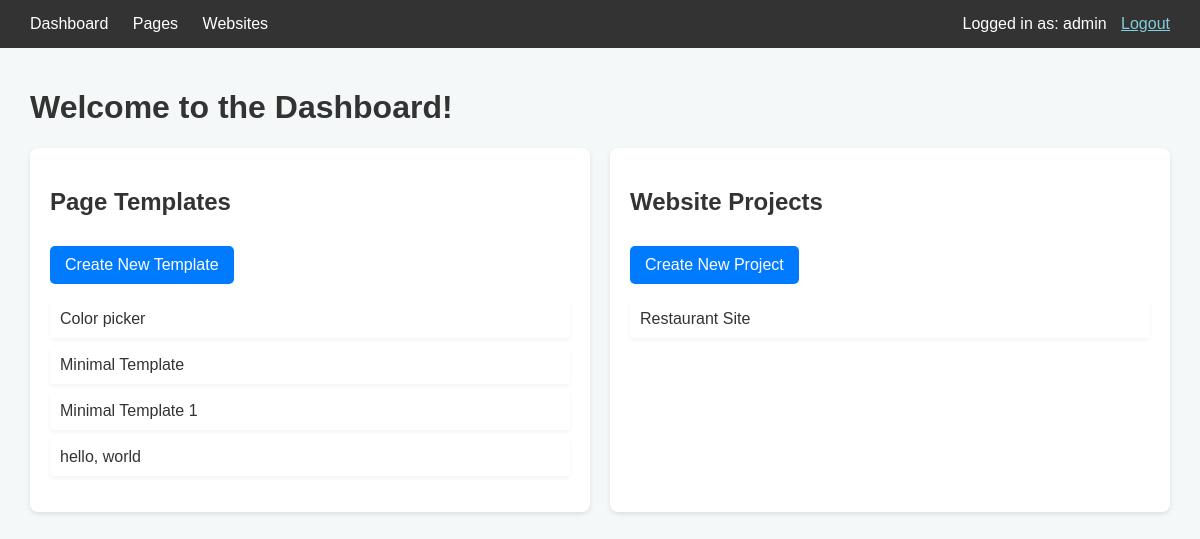
The app's page /index (signed in) with its own data.
### internal_site_generator/models.py (models this page shows, shortened)
class User(UserMixin, db.Model):
    id = db.Column(db.Integer, primary_key=True)
    username = db.Column(db.String(64), index=True, unique=True, nullable=False)
    email = db.Column(db.String(120), index=True, unique=True, nullable=False)
    password_hash = db.Column(db.String(256))

class PageTemplate(db.Model):
    id = db.Column(db.Integer, primary_key=True)
    name = db.Column(db.String(100), nullable=False, unique=True)
    description = db.Column(db.String(250))
    html_content = db.Column(db.Text, nullable=False) # Should contain ""
    created_at = db.Column(db.DateTime, default=datetime.utcnow)
    updated_at = db.Column(db.DateTime, default=datetime.utcnow, onupdate=datetime.utcnow)

class WebsiteProject(db.Model):
    id = db.Column(db.Integer, primary_key=True)
    project_name = db.Column(db.String(150), nullable=False, index=True, unique=True)
    site_title = db.Column(db.String(100), nullable=True)
    favicon_path = db.Column(db.String(255), nullable=True) # Stores stored_filename of the favicon ProjectAsset
    global_css = db.Column(db.Text, nullable=True)
    created_at = db.Column(db.DateTime, default=datetime.utcnow)
    updated_at = db.Column(db.DateTime, default=datetime.utcnow, onupdate=datetime.utcnow)
    primary_color = db.Column(db.String(7), nullable=True)   # e.g., #RRGGBB
    secondary_color = db.Column(db.String(7), nullable=True)
    accent_color = db.Column(db.String(7), nullable=True)
    pages = db.relationship('ProjectPage', backref='website_project', lazy='dynamic', cascade="all, delete-orphan")
    assets = db.relationship('ProjectAsset', backref='website_project', lazy='dynamic', cascade="all, delete-orphan")
    navbar_items = db.relationship('NavbarItem',
                                   backref='website_project',
                                   lazy='dynamic',
                                   order_by='NavbarItem.order',
                                   cascade="all, delete-orphan")

### internal_site_generator/main.py (the view)
@bp.route('/')
@bp.route('/index')
@login_required
def index():
    page_templates_sample = PageTemplate.query.order_by(PageTemplate.name).limit(5).all()
    page_templates_count = PageTemplate.query.count()
    website_projects_sample = WebsiteProject.query.order_by(WebsiteProject.project_name).limit(5).all()
    website_projects_count = WebsiteProject.query.count()
    return render_template('main/dashboard.html', title='Dashboard', current_user=current_user,
                             page_templates_sample=page_templates_sample,
                             page_templates_count=page_templates_count,
                             website_projects_sample=website_projects_sample,
                             website_projects_count=website_projects_count)

### internal_site_generator/__init__.py (called while the page is built)
def create_app(config_class=Config):
    app = Flask(__name__, instance_relative_config=True)
    app.config.from_object(config_class)
    try:
        os.makedirs(app.instance_path)
    except OSError as e:
        if e.errno != errno.EEXIST:
            raise
    db.init_app(app)
    migrate.init_app(app, db)
    login_manager.init_app(app)
    csrf.init_app(app) # <--- INITIALIZE CSRFProtect WITH THE APP
    from .models import User
    @login_manager.user_loader
    def load_user(user_id):
        return User.query.get(int(user_id))
    from .auth import bp as auth_bp
    app.register_blueprint(auth_bp, url_prefix='/auth')
    from .main import bp as main_bp
    app.register_blueprint(main_bp)
    @app.route('/test_init/')
    def test_init_page():
        return '<h1>Testing the Flask Application Factory from __init__.py!</h1>'
    return app

### internal_site_generator/templates/main/dashboard.html (shortened to what this page needs)
<!DOCTYPE html>
<html lang="en">
<head>
</head>
<body>
    <nav>
        <div class="nav-links">
            <a href="{{ url_for('main.index') }}">Dashboard</a>
            <a href="{{ url_for('main.list_templates') }}">Pages</a>
            <a href="{{ url_for('main.list_projects') }}">Websites</a>
        </div>
        <div class="user-info">
            Logged in as: {{ current_user.username }}
            <a href="{{ url_for('auth.logout') }}">Logout</a>
        </div>
    </nav>
    <div class="container">
        <h1>Welcome to the Dashboard!</h1>
        <div class="sections">
            <div class="section">
                <h2>Page Templates</h2>
                <p><a href="{{ url_for('main.new_template') }}" class="button-link">Create New Template</a></p>
                {% if page_templates_sample %}
                <ul>
                    {% for tpl in page_templates_sample %}
                    <li>{{ tpl.name }}</li>
                    {% endfor %}
                </ul>
                {% else %}
                <p>No page templates yet.</p>
                {% endif %}
            </div>
            <div class="section">
                <h2>Website Projects</h2>
                <p><a href="{{ url_for('main.new_project') }}" class="button-link">Create New Project</a></p>
                {% if website_projects_sample %}
                <ul>
                    {% for project in website_projects_sample %}
                    <li>{{ project.project_name }}</li>
                    {% endfor %}
                </ul>
                {% else %}
                <p>No website projects yet.</p>
                {% endif %}
            </div>
        </div>
    </div>
</body>
</html>

### internal_site_generator/templates/main/dashboard.html (style rules this page uses)
body { font-family: Arial, sans-serif; margin: 0; padding: 0; background-color: #f4f8f9; color: #333; }
nav { background-color: #333; padding: 15px 30px; color: white; display: flex; justify-content: space-between; align-items: center; }
nav .nav-links a { color: white; text-decoration: none; margin-right: 20px; font-size: 16px; }
nav .user-info { font-size: 16px; color: white; }
nav .user-info a { margin-left: 10px; color: #82ccdd; }
.container { padding: 20px 30px; }
h1, h2, h3 { color: #333; }
.button-link { display: inline-block; padding: 10px 15px; background-color: #007bff; color: white; text-decoration: none; border-radius: 5px; margin-top: 10px; margin-right: 10px; }
ul { list-style-type: none; padding: 0; }
li { background-color: #fff; margin-bottom: 8px; padding: 10px; border-radius: 4px; box-shadow: 0 2px 4px rgba(0,0,0,0.05); }
.sections { display: flex; flex-wrap: wrap; gap: 20px; }
.section { background-color: #fff; padding: 20px; border-radius: 8px; box-shadow: 0 2px 5px rgba(0,0,0,0.1); flex: 1; min-width: 300px; }

### records on screen
User: username "admin"
PageTemplate: name "Color picker"
PageTemplate: name "Minimal Template"
PageTemplate: name "Minimal Template 1"
PageTemplate: name "hello, world"
WebsiteProject: project_name "Restaurant Site"
